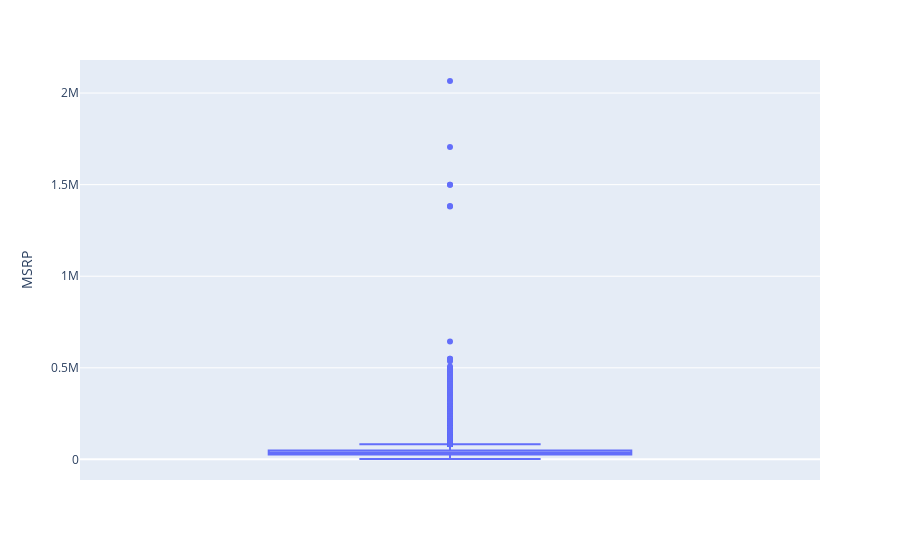

Source (notebook cell):
### Markdown cell above
Podemos ver que el precio de los coches se concenran abajo del 0.5M

### Code cell
def plot(data, value):
    """plot outliers in predicting class"""
    fig = px.box(data, y = value)
    fig.show()
    
plot(df, df['MSRP'])

### Figure 1 — Plotly figure (JSON) as saved in the notebook; plotly's stock layout.template omitted (floating-point values rounded to 4 significant figures; data arrays with more than 128 entries replaced by an {"elided": "..."} marker saying what was removed)
{"data": [{"alignmentgroup": "True", "hovertemplate": "MSRP=%{y}<extra></extra>", "legendgroup": "", "marker": {"color": "#636efa"}, "name": "", "notched": false, "offsetgroup": "", "orientation": "v", "showlegend": false, "type": "box", "x0": " ", "xaxis": "x", "y": {"elided": "8084 int values"}, "y0": " ", "yaxis": "y"}], "layout": {"boxmode": "group", "legend": {"tracegroupgap": 0}, "margin": {"t": 60}, "xaxis": {"anchor": "y", "domain": [0, 1]}, "yaxis": {"anchor": "x", "domain": [0, 1], "title": {"text": "MSRP"}}}}
